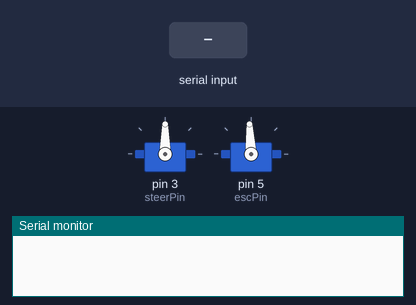
Simulated run of this sketch. Board: Arduino Uno, built with avr-gcc and run on an emulated ATmega328P. Parts: 2 × servo, the last lines printed to the serial monitor. The test bench sets the inputs (shaded band).

Above: at 7.2 s.
7.3 s: "90,45\n" received over Serial
At 9.3 s:
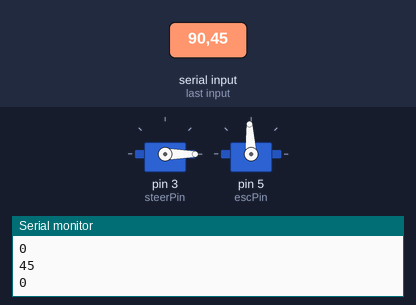
9.8 s: "e90\n" received over Serial
At 10.3 s:
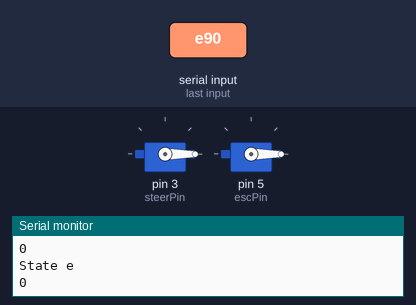
11.3 s: "s,45\n" received over Serial
At 12.1 s:
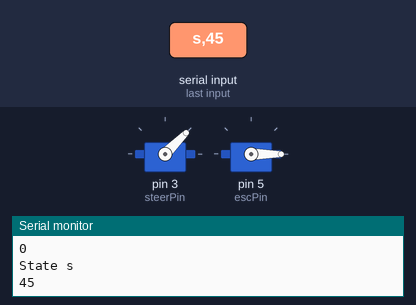
13.8 s: "30,150\n" received over Serial
At 14.6 s:
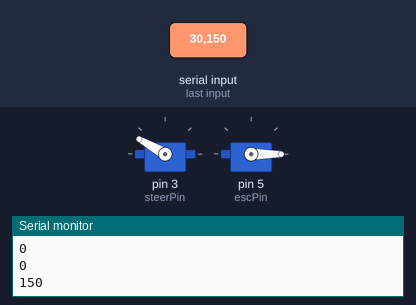
16.3 s: "1,90\n" received over Serial
At 17.1 s:
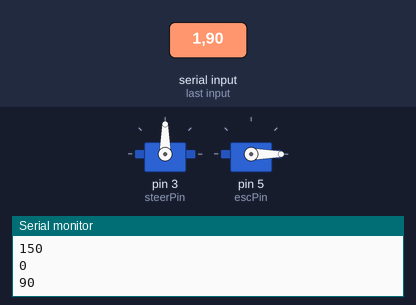
Timing chart, 0 to 19.3 s (numbered marks = the images above; inputs shaded):
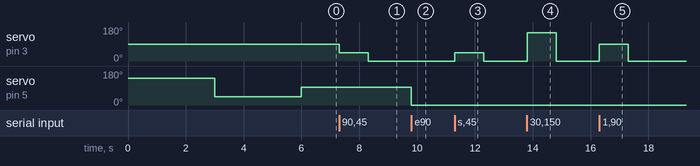

Measured:
- after the input at 7.3 s, servo on pin 3 (steerPin): 90° → 45° at once, → 0° 1.0 s later
- after the input at 9.8 s, servo on pin 5 (escPin): 93° → 0° at once
- after the input at 11.3 s, servo on pin 3 (steerPin): 0° → 45° at once, → 0° 1.0 s later
- after the input at 13.8 s, servo on pin 3 (steerPin): 0° → 150° at once, → 0° 1.0 s later
- after the input at 16.3 s, servo on pin 3 (steerPin): 0° → 90° at once, → 0° 1.0 s later

The sketch:

picar.ino
```cpp
/*
 * Script to communicate with the Pi Car through the Arduino.
 * Uses Serial as the interface at 9600 baud.
 *
 * Send 's' to put in the steering state. Then a steering
 * value can be sent.
 *
 * Send 'e' to put in the ESC state. Then an ESC value can be
 * sent.
 *
 * When sending numbers, prepend them with any (non 's' or 'e')
 * char to notify the program that you're sending a number. This
 * character will be discarded.
 */

#include <Servo.h>

enum State{
  recvSteering,
  recvEsc
};
State state = recvSteering;

Servo steer;
Servo esc;

int steerPin = 3;
int escPin = 5;

int readInt();

void setup(){
  Serial.begin(9600);
  pinMode(steerPin, OUTPUT);
  pinMode(escPin, OUTPUT);

  steer.attach(steerPin);
  esc.attach(escPin);

  // Calibrate the esc
  esc.writeMicroseconds(2000);
  delay(3000);
  esc.writeMicroseconds(1000);
  delay(3000);
  esc.writeMicroseconds(1500);
}

void loop(){
  if(Serial.available()){
    switch((char)Serial.read()){
    case 's':
      state = recvSteering;
      Serial.println("State s");
      break;
    case 'e':
      state = recvEsc;
      Serial.println("State e");
      break;
    default:
      switch(state){
        int x;
      case recvSteering:
        x = Serial.parseInt();
        steer.write(x);
        Serial.println(x);
        break;
      case recvEsc:
        x = Serial.parseInt();
        esc.writeMicroseconds(x);
        Serial.println(x);
        break;
      default:
        break;
      }
    }
  }
}
```
